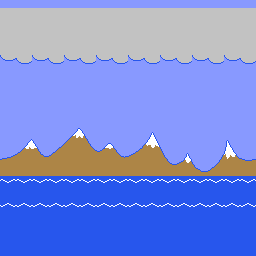

A 2D game scene composited from a Tiled map and its tileset images. What follows is a short description and the map's XML, with every tile layer's data as written:
An orthogonal 32x32 tile map with 8x8 px tiles, 1 tile layer (Tile Layer 1).

<map version="1.0" orientation="orthogonal" renderorder="right-down" width="32" height="32" tilewidth="8" tileheight="8" nextobjectid="1">
 <tileset firstgid="1" name="level1" tilewidth="8" tileheight="8" tilecount="1024" columns="32">
  <image source="level1.bmp" width="256" height="256" />
 </tileset>
 <layer name="Tile Layer 1" width="32" height="32">
  <data encoding="csv">
1024,1024,1024,1024,1024,1024,1024,1024,1024,1024,1024,1024,1024,1024,1024,1024,1024,1024,1024,1024,1024,1024,1024,1024,1024,1024,1024,1024,1024,1024,1024,1024,
653,654,653,654,653,654,653,654,653,654,653,654,653,654,653,654,653,654,653,654,653,654,653,654,653,654,653,654,653,654,653,654,
653,654,653,654,653,654,653,654,653,654,653,654,653,654,653,654,653,654,653,654,653,654,653,654,653,654,653,654,653,654,653,654,
653,654,653,654,653,654,653,654,653,654,653,654,653,654,653,654,653,654,653,654,653,654,653,654,653,654,653,654,653,654,653,654,
653,654,653,654,653,654,653,654,653,654,653,654,653,654,653,654,653,654,653,654,653,654,653,654,653,654,653,654,653,654,653,654,
654,654,653,654,653,654,653,654,653,654,653,654,653,654,653,654,653,654,653,654,653,654,653,654,653,654,653,654,653,654,653,654,
657,658,653,654,657,658,653,654,657,658,653,654,657,658,653,654,657,658,653,654,657,658,653,654,657,658,653,654,657,658,653,654,
689,690,685,686,689,690,685,686,689,690,685,686,689,690,685,686,689,690,685,686,689,690,685,686,689,690,685,686,689,690,685,686,
1024,1024,1024,1024,1024,1024,1024,1024,1024,1024,1024,1024,1024,1024,1024,1024,1024,1024,1024,1024,1024,1024,1024,1024,1024,1024,1024,1024,1024,1024,1024,1024,
1024,1024,1024,1024,1024,1024,1024,1024,1024,1024,1024,1024,1024,1024,1024,1024,1024,1024,1024,1024,1024,1024,1024,1024,1024,1024,1024,1024,1024,1024,1024,1024,
1024,1024,1024,1024,1024,1024,1024,1024,1024,1024,1024,1024,1024,1024,1024,1024,1024,1024,1024,1024,1024,1024,1024,1024,1024,1024,1024,1024,1024,1024,1024,1024,
1024,1024,1024,1024,1024,1024,1024,1024,1024,1024,1024,1024,1024,1024,1024,1024,1024,1024,1024,1024,1024,1024,1024,1024,1024,1024,1024,1024,1024,1024,1024,1024,
1024,1024,1024,1024,1024,1024,1024,1024,1024,1024,1024,1024,1024,1024,1024,1024,1024,1024,1024,1024,1024,1024,1024,1024,1024,1024,1024,1024,1024,1024,1024,1024,
1024,1024,1024,1024,1024,1024,1024,1024,1024,1024,1024,1024,1024,1024,1024,1024,1024,1024,1024,1024,1024,1024,1024,1024,1024,1024,1024,1024,1024,1024,1024,1024,
1024,1024,1024,1024,1024,1024,1024,1024,1024,1024,1024,1024,1024,1024,1024,1024,1024,1024,1024,1024,1024,1024,1024,1024,1024,1024,1024,1024,1024,1024,1024,1024,
1024,1024,1024,1024,1024,1024,1024,1024,1024,1024,1024,1024,1024,1024,1024,1024,1024,1024,1024,1024,1024,1024,1024,1024,1024,1024,1024,1024,1024,1024,1024,1024,
705,706,707,708,709,710,711,712,713,714,715,716,717,718,719,720,721,722,723,724,725,726,727,728,729,730,731,732,733,734,735,736,
737,738,739,740,741,742,743,744,745,746,747,748,749,750,751,752,753,754,755,756,757,758,759,760,761,762,763,764,765,766,767,768,
769,770,771,772,773,774,775,776,777,778,779,780,781,782,783,784,785,786,787,788,789,790,791,792,793,794,795,796,797,798,799,800,
801,802,803,804,805,806,807,808,809,810,811,812,813,814,815,816,817,818,819,820,821,822,823,824,825,826,827,828,829,830,831,832,
833,834,835,836,837,838,839,840,841,842,843,844,845,846,847,848,849,850,851,852,853,854,855,856,857,858,859,860,861,862,863,864,
865,866,867,868,869,870,871,872,873,874,875,876,877,878,879,880,881,882,883,884,885,886,887,888,889,890,891,892,893,894,895,896,
899,900,899,900,899,900,899,900,899,900,899,900,899,900,899,900,899,900,899,900,899,900,899,900,899,900,899,900,899,900,899,900,
931,932,931,932,931,932,931,932,931,932,931,932,931,932,931,932,931,932,931,932,931,932,931,932,931,932,931,932,931,932,931,932,
929,930,929,930,929,930,929,930,929,930,929,930,929,930,929,930,929,930,929,930,929,930,929,930,929,930,929,930,929,930,929,930,
897,898,897,898,897,898,897,898,897,898,897,898,897,898,897,898,897,898,897,898,897,898,897,898,897,898,897,898,897,898,897,898,
929,930,929,930,929,930,929,930,929,930,929,930,929,930,929,930,929,930,929,930,929,930,929,930,929,930,929,930,929,930,929,930,
929,930,929,930,929,930,929,930,929,930,929,930,929,930,929,930,929,930,929,930,929,930,929,930,929,930,929,930,929,930,929,930,
929,930,929,930,929,930,929,930,929,930,929,930,929,930,929,930,929,930,929,930,929,930,929,930,929,930,929,930,929,930,929,930,
929,930,929,930,929,930,929,930,929,930,929,930,929,930,929,930,929,930,929,930,929,930,929,930,929,930,929,930,929,930,929,930,
929,930,929,930,929,930,929,930,929,930,929,930,929,930,929,930,929,930,929,930,929,930,929,930,929,930,929,930,929,930,929,930,
929,930,929,930,929,930,929,930,929,930,929,930,929,930,929,930,929,930,929,930,929,930,929,930,929,930,929,930,929,930,929,930
</data>
 </layer>
</map>